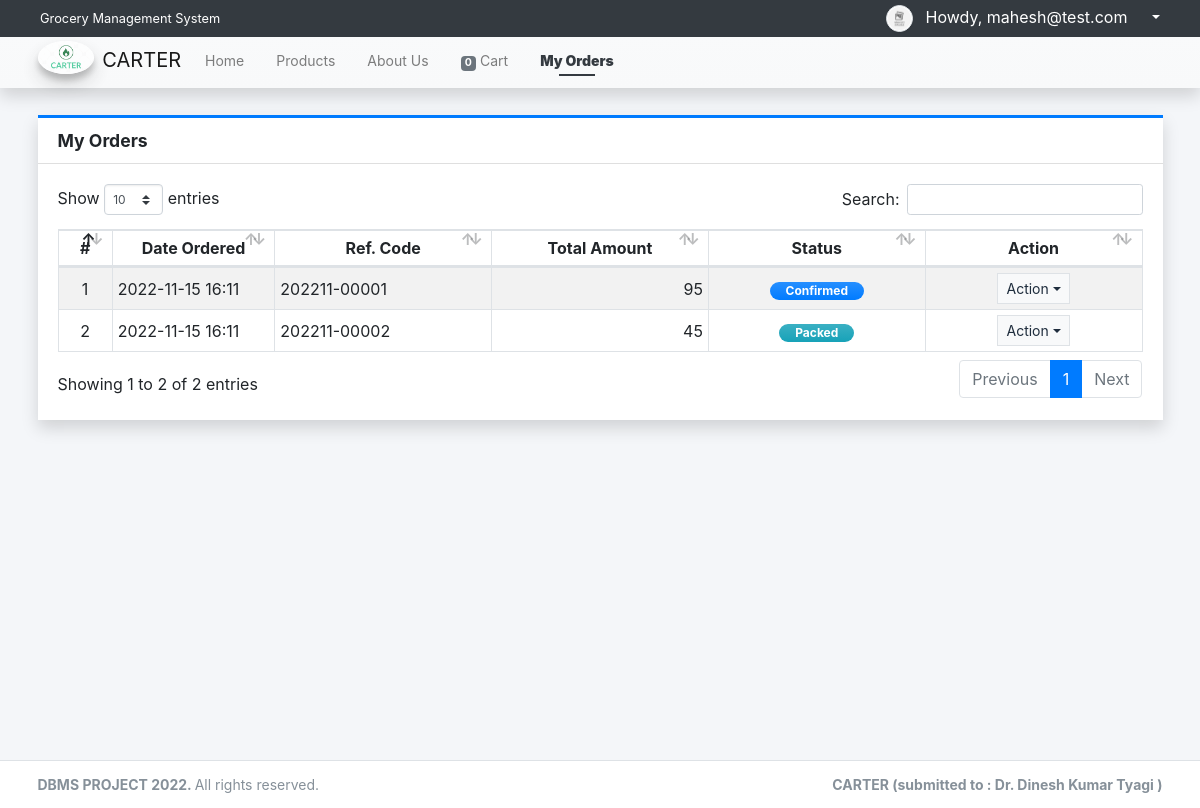
The app's page /?page=orders/my_orders (signed in) with its own data.
### tables this page shows
CREATE TABLE `order_list` (
  `id` int(30) NOT NULL,
  `code` varchar(100) NOT NULL,
  `client_id` int(30) NOT NULL,
  `vendor_id` int(30) NOT NULL,
  `total_amount` double NOT NULL DEFAULT 0,
  `delivery_address` text NOT NULL,
  `status` tinyint(1) NOT NULL DEFAULT 0,
  `date_created` datetime NOT NULL DEFAULT current_timestamp(),
  `date_updated` datetime DEFAULT NULL ON UPDATE current_timestamp()
);

### classes/DBConnection.php (called while the page is built, shortened)
<?php
class DBConnection{
    private $host = "localhost";
    private $username = "root";
    private $password = "";
    private $database = "carter";
    public $conn;
    public function __construct(){
        if (!isset($this->conn)) {
            $this->conn = new mysqli($this->host, $this->username, $this->password, $this->database);
        }
    }
}
?>

### classes/SystemSettings.php (called while the page is built, shortened)
<?php
class SystemSettings extends DBConnection{
	function userdata($field = ''){
		if(!empty($field)){
			if(isset($_SESSION['userdata'][$field]))
				return $_SESSION['userdata'][$field];
			else
				return null;
		}else{
			return false;
		}
	}
}
$_settings = new SystemSettings();
?>

### config.php (called while the page is built, shortened)
<?php
require_once('classes/DBConnection.php');
require_once('classes/SystemSettings.php');
function format_num($number = 0, $max_decimal = ''){
    if(is_numeric($number)){
        $ex = explode('.',$number);
        $dec = isset($ex[1]) ? strlen($ex[1]) : 0;
        if(empty($max_decimal) || (is_numeric($max_decimal) && $max_decimal >= $dec)){
            return number_format($number,$dec);
        }else{
            if(is_numeric($max_decimal))
                return number_format($number,$max_decimal);
            else
                return "Invalid Maximum Decimal";
        }
    }else{
        return "Invalid Number";
    }
}
?>

### orders/my_orders.php (the view, shortened to what this page needs)
<div class="content py-3">
    <div class="card card-outline card-primary rounded-0 shadow">
        <div class="card-header">
            <h5 class="card-title"><b>My Orders</b></h5>
        </div>
        <div class="card-body">
            <div class="w-100 overflow-auto">
            <table class="table table-bordered table-striped">
                <colgroup>
                    <col width="5%">
                    <col width="15%">
                    <col width="20%">
                    <col width="20%">
                    <col width="20%">
                    <col width="20%">
                </colgroup>
                <thead>
                    <tr>
                        <th class="p1 text-center">#</th>
                        <th class="p1 text-center">Date Ordered</th>
                        <th class="p1 text-center">Ref. Code</th>
                        <th class="p1 text-center">Total Amount</th>
                        <th class="p1 text-center">Status</th>
                        <th class="p1 text-center">Action</th>
                    </tr>
                </thead>
                <tbody>
                    <?php
                    $i = 1;
                    $orders = $conn->query("SELECT * FROM `order_list` where client_id = '{$_settings->userdata('id')}' order by `status` asc,unix_timestamp(date_created) desc ");
                    while($row = $orders->fetch_assoc()):
                    ?>
                    <tr>
                        <td class="px-2 py-1 align-middle text-center"><?= $i++; ?></td>
                        <td class="px-2 py-1 align-middle"><?= date("Y-m-d H:i", strtotime($row['date_created'])) ?></td>
                        <td class="px-2 py-1 align-middle"><?= $row['code'] ?></td>
                        <td class="px-2 py-1 align-middle text-right"><?= format_num($row['total_amount']) ?></td>
                        <td class="px-2 py-1 align-middle text-center">
                            <?php
                                switch($row['status']){
                                    case 1:
                                        echo '<span class="badge badge-primary bg-gradient-primary px-3 rounded-pill">Confirmed</span>';
                                        break;
                                    case 2:
                                        echo '<span class="badge badge-info bg-gradient-info px-3 rounded-pill">Packed</span>';
                                        break;
                                }
                            ?>
                        </td>
                        <td class="px-2 py-1 align-middle text-center">
                            <button type="button" class="btn btn-flat border btn-light btn-sm dropdown-toggle dropdown-icon" data-toggle="dropdown">
                                Action
                            </button>
                        </td>
                    </tr>
                    <?php endwhile; ?>
                </tbody>
            </table>
            </div>
        </div>
    </div>
</div>

### records on screen
order_list: date_created "2022-11-15 16:11", code "202211-00001", total_amount "95", status "Confirmed"
order_list: date_created "2022-11-15 16:11", code "202211-00002", total_amount "45", status "Packed"

### other values on screen
$_settings->info('name') "Grocery Management System"
$_settings->userdata('email') "mahesh@test.com"
$_settings->info('short_name') "CARTER"
format_num($cart_count) "0"
